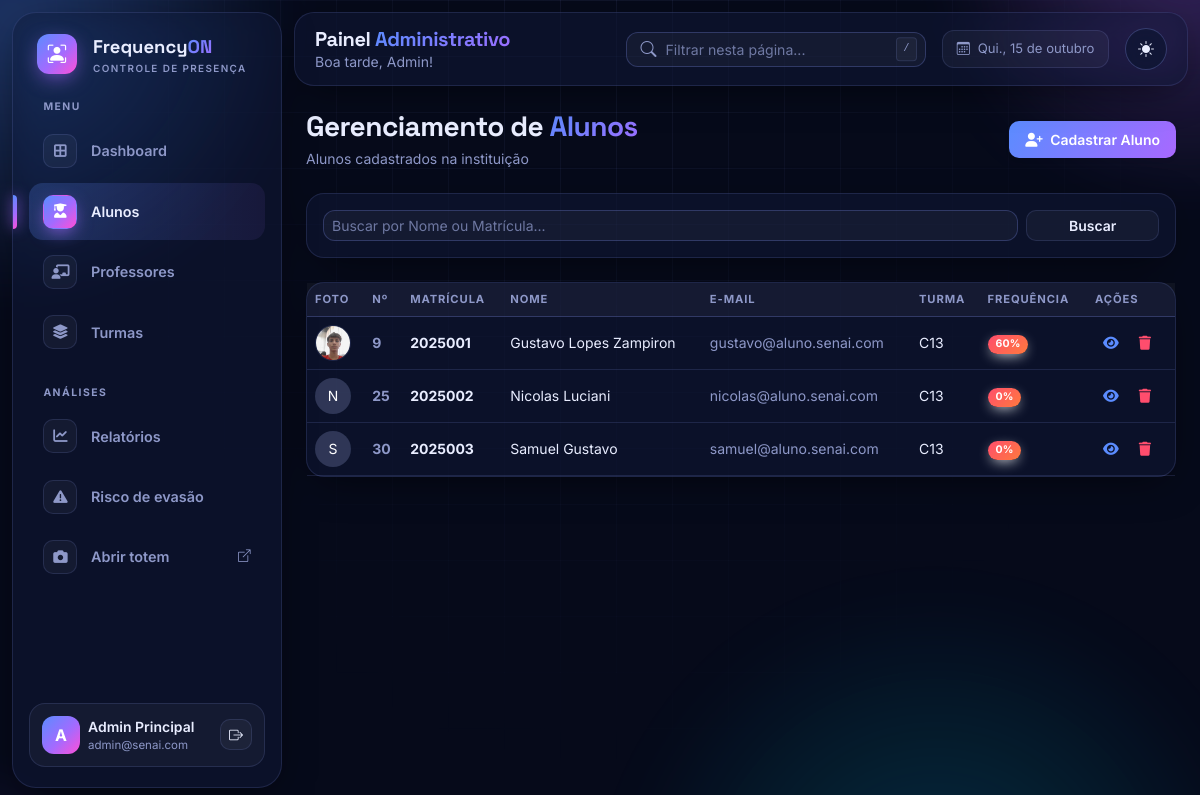
Before: /admin/alunos (signed in) with the older database file.
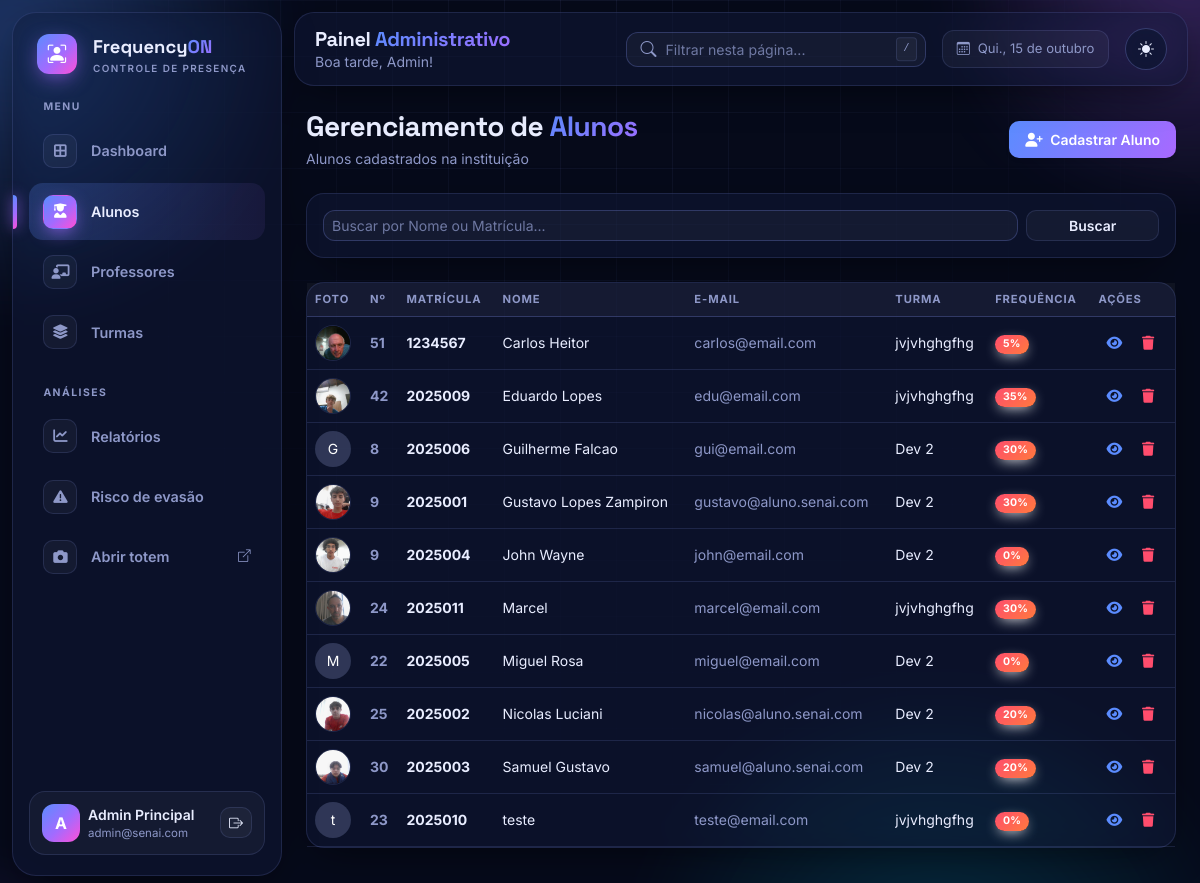
After: the same page with the newer database file.
### database.py (models this page shows, shortened)
class UsuarioMixin:
    def set_senha(self, senha):
        self.senha_hash = generate_password_hash(senha)
    def check_senha(self, senha):
        return check_password_hash(self.senha_hash, senha)

class Aluno(UsuarioMixin, db.Model):
    __tablename__ = "alunos"
    id = db.Column(db.Integer, primary_key=True)
    nome = db.Column(db.String(120), nullable=False)
    email = db.Column(db.String(120))
    matricula = db.Column(db.String(30), unique=True, nullable=False, index=True)
    numero_chamada = db.Column(db.Integer)
    senha_hash = db.Column(db.String(255), nullable=False)
    foto = db.Column(db.String(255))            # URL da foto (ex: /static/uploads/...)
    face_encoding = db.Column(db.LargeBinary)   # 128 floats (float64) do rosto
    turma_id = db.Column(db.Integer, db.ForeignKey("turmas.id"))
    turma = db.relationship("Turma", back_populates="alunos")
    presencas = db.relationship("Presenca", cascade="all, delete-orphan", backref="aluno")
    justificativas = db.relationship("Justificativa", cascade="all, delete-orphan", backref="aluno",
                                     order_by="Justificativa.data.desc()")
    @property
    def frequencia(self):
        if not self.turma_id:
            return 0
        dias_aula = self.turma.dias_aula
        if not dias_aula:
            return 0
        dias = (db.session.query(func.count(func.distinct(Presenca.data)))
                .join(Aluno, Presenca.aluno_id == Aluno.id)
                .filter(Aluno.turma_id == self.turma_id,
                        filtro_dias_aula(Presenca.data, dias_aula))
                .scalar())
        if not dias:
            return 0
        ok = (db.session.query(func.count(Presenca.id))
              .filter(
                  Presenca.aluno_id == self.id,
                  Presenca.status.in_(("presente", "atraso")),
                  filtro_dias_aula(Presenca.data, dias_aula)
              )
              .scalar())
        return min(100, round(ok * 100 / (dias * AULAS_POR_DIA)))

class Turma(db.Model):
    __tablename__ = "turmas"
    id = db.Column(db.Integer, primary_key=True)
    nome = db.Column(db.String(120), nullable=False)
    curso = db.Column(db.String(120), nullable=False)
    alunos = db.relationship("Aluno", back_populates="turma")
    vinculos = db.relationship("ProfessorTurma", back_populates="turma",
                               cascade="all, delete-orphan")
    @property
    def dias_aula(self):
        return tuple(sorted({d for v in self.vinculos for d in v.dias_semana}))

class ProfessorTurma(db.Model):
    __tablename__ = "professor_turma"
    professor_id = db.Column(db.Integer, db.ForeignKey("professores.id"), primary_key=True)
    turma_id = db.Column(db.Integer, db.ForeignKey("turmas.id"), primary_key=True)
    dias = db.Column(db.String(20), nullable=False, default="")   # ex: "1,3" = terça e quinta
    professor = db.relationship("Professor", back_populates="vinculos")
    turma = db.relationship("Turma", back_populates="vinculos")
    @property
    def dias_semana(self):
        return tuple(int(d) for d in self.dias.split(",") if d.strip().isdigit())

### rotas/admin.py (the view)
@admin.route("/alunos")
@requer("admin")
def alunos():
    busca = request.args.get("busca", "").strip()
    q = Aluno.query
    if busca:
        q = q.filter(or_(Aluno.nome.ilike(f"%{busca}%"), Aluno.matricula.ilike(f"%{busca}%")))
    return render_template("admin/alunos.html", alunos=q.order_by(Aluno.nome).all(), busca=busca)

### database.py (called while the page is built)
def filtro_dias_aula(coluna, dias):
    return func.strftime("%w", coluna).in_([str((d + 1) % 7) for d in dias])

### rotas/comum.py (called while the page is built)
def usuario_atual():
    tipo, uid = session.get("tipo"), session.get("uid")
    modelo = {"admin": Admin, "professor": Professor, "aluno": Aluno}.get(tipo)
    return db.session.get(modelo, uid) if modelo and uid else None

def requer(tipo):
    def deco(f):
        @wraps(f)
        def wrapper(*a, **kw):
            if session.get("tipo") != tipo or not usuario_atual():
                return redirect(url_for({"admin": "login_admin", "professor": "login_professor"}
                                        .get(tipo, "login_aluno")))
            return f(*a, **kw)
        return wrapper
    return deco

### templates/admin/alunos.html (shortened to what the changed rows need)
{% extends 'admin/base.html' %}
{% block content %}
<div class="d-flex align-items-center justify-content-between mb-4">
    <div>
        <h1 class="h3 fw-bold mb-1">Gerenciamento de <span class="fo-gradient-text">Alunos</span></h1>
    </div>
</div>
<div class="card border-0 shadow-sm rounded-3">
    <div class="card-body p-0">
        <div class="table-responsive">
            <table class="table table-hover align-middle mb-0">
                <thead class="table-light small">
                    <tr>
                        <th>Foto</th>
                        <th>Nº</th>
                        <th>Matrícula</th>
                        <th>Nome</th>
                        <th>E-mail</th>
                        <th>Turma</th>
                        <th>Frequência</th>
                        <th>Ações</th>
                    </tr>
                </thead>
                <tbody class="small">
                    {% for aluno in alunos %}
                    <tr>
                        <td>
                            {% if aluno.foto %}
                                <img src="{{ aluno.foto }}" alt="{{ aluno.nome }}" class="rounded-circle border object-fit-cover quadrado-36">
                            {% else %}
                                <div class="avatar-initial rounded-circle bg-secondary text-white d-flex align-items-center justify-content-center quadrado-36">
                                    {{ aluno.nome[0] if aluno.nome else 'A' }}
                                </div>
                            {% endif %}
                        </td>
                        <td class="fw-bold text-muted">{{ aluno.numero_chamada or '-' }}</td>
                        <td class="fw-bold">{{ aluno.matricula }}</td>
                        <td>{{ aluno.nome }}</td>
                        <td class="text-muted">{{ aluno.email or '-' }}</td>
                        <td>{{ aluno.turma.nome if aluno.turma else 'Sem turma' }}</td>
                        <td>
                            <span class="badge {% if aluno.frequencia < 75 %}bg-danger{% else %}bg-success{% endif %}">
                                {{ aluno.frequencia }}%
                            </span>
                        </td>
                        <td class="text-nowrap">
                            <a href="{{ url_for('admin.detalhes_aluno', id=aluno.id) }}" class="btn btn-outline-primary btn-sm border-0" title="Ver detalhes">
                                <i class="fa-solid fa-eye"></i>
                            </a>
                            <form class="d-inline" method="POST" action="{{ url_for('admin.deletar_aluno', id=aluno.id) }}" onsubmit="return confirm('Tem certeza que deseja excluir?');">
                                <button type="submit" class="btn btn-outline-danger btn-sm border-0">
                                    <i class="fa-solid fa-trash"></i>
                                </button>
                            </form>
                        </td>
                    </tr>
                    {% else %}
                    <tr>
                        <td colspan="8" class="text-center text-muted py-4">Nenhum aluno encontrado no banco de dados.</td>
                    </tr>
                    {% endfor %}
                </tbody>
            </table>
        </div>
    </div>
</div>
{% endblock %}

Changed rows visible on the page:
added Aluno: foto (picture), numero_chamada "51", matricula "1234567", nome "Carlos Heitor", email "carlos@email.com", turma "jvjvhghgfhg", frequencia "5"
added Aluno: foto (picture), numero_chamada "42", matricula "2025009", nome "Eduardo Lopes", email "edu@email.com", turma "jvjvhghgfhg", frequencia "35"
added Aluno: nome "G", numero_chamada "8", matricula "2025006", nome "Guilherme Falcao", email "gui@email.com", turma "Dev 2", frequencia "30"
changed Aluno "Gustavo Lopes Zampiron": foto: a different picture; turma "C13" → "Dev 2"; frequencia "60" → "30"
added Aluno: foto (picture), numero_chamada "9", matricula "2025004", nome "John Wayne", email "john@email.com", turma "Dev 2", frequencia "0"
added Aluno: foto (picture), numero_chamada "24", matricula "2025011", nome "Marcel", email "marcel@email.com", turma "jvjvhghgfhg", frequencia "30"
added Aluno: nome "M", numero_chamada "22", matricula "2025005", nome "Miguel Rosa", email "miguel@email.com", turma "Dev 2", frequencia "0"
changed Aluno "Nicolas Luciani": foto: picture added; turma "C13" → "Dev 2"; frequencia "0" → "20"; nome "N" → (not shown)
changed Aluno "Samuel Gustavo": foto: picture added; turma "C13" → "Dev 2"; frequencia "0" → "20"; nome "S" → (not shown)
added Aluno: nome "t", numero_chamada "23", matricula "2025010", nome "teste", email "teste@email.com", turma "jvjvhghgfhg", frequencia "0"
